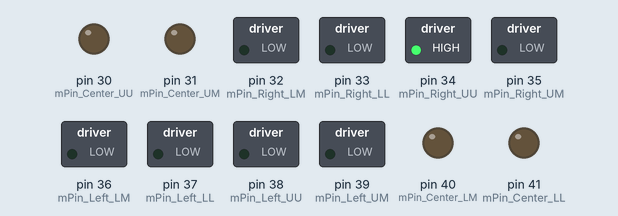
Simulated run of this sketch. Board: Arduino Mega 2560, built with avr-gcc and run on an emulated ATmega2560. On the bench: switched loads named in the sketch (green lamp = pin HIGH), output pins drawn as LEDs (lit = HIGH).

Above: at 0.05 s.
At 1.05 s:
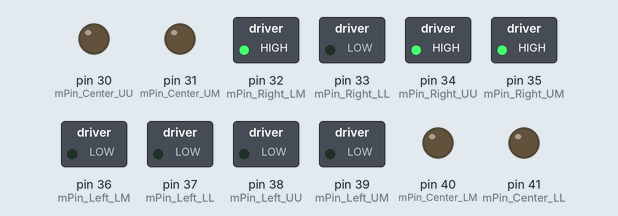
At 2.05 s:
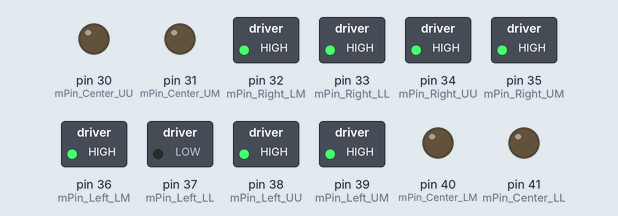
At 4.05 s:
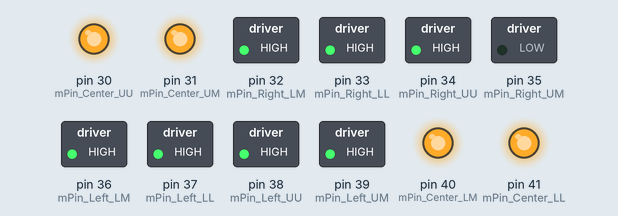
At 6.15 s:
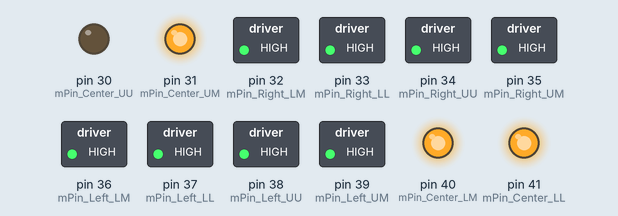
At 8.1 s:
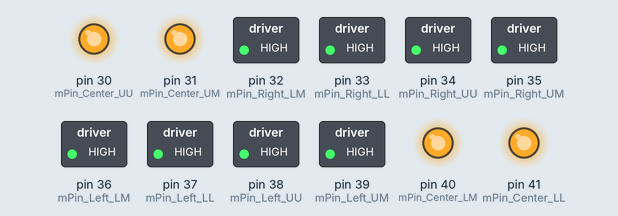
Timing chart, 0 to 8.4 s (numbered marks = the images above):
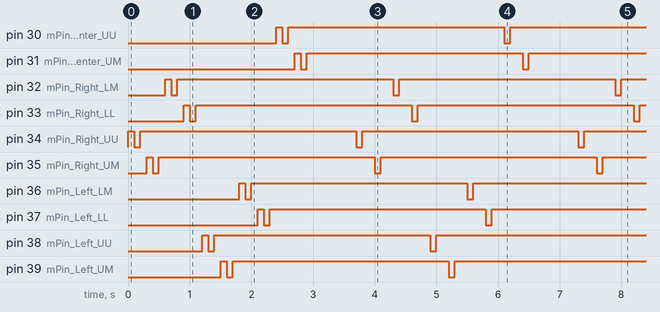

Measured:
- by itself, pin 30 (mPin_Center_UU), pin 31 (mPin_Center_UM), pin 32 (mPin_Right_LM), pin 33 (mPin_Right_LL), pin 34 (mPin_Right_UU), pin 35 (mPin_Right_UM), pin 36 (mPin_Left_LM), pin 37 (mPin_Left_LL), pin 38 (mPin_Left_UU), pin 39 (mPin_Left_UM), pin 40 (mPin_Center_LM), pin 41 (mPin_Center_LL): repeats every 3.6 s: LOW 0.10 s, HIGH 3.5 s

The sketch:

startuptest.ino
```cpp
#include <Adafruit_INA219.h>
#include "Wire.h"


#define address 0x1E //0011110b, I2C 7bit address of HMC5883


//The Arduino Wire library uses the 7-bit version of the address, so the code example uses 0x70 instead of the 8-bit 0xE0
#define SensorAddress byte(0x70)
//The sensors ranging command has a value of 0x51
#define RangeCommand byte(0x51)
//These are the two commands that need to be sent in sequence to change the sensor address
#define ChangeAddressCommand1 byte(0xAA)
#define ChangeAddressCommand2 byte(0xA5)

#if defined(ARDUINO_ARCH_SAMD)
// for Zero, output on USB Serial console, remove line below if using programming port to program the Zero!
   #define Serial SerialUSB
#endif

// two PWM pins
const int pingPinL = 7;
const int pingPinR = 6;

//six Motor Pins
const int mPin_Right_UU = 34;
const int mPin_Right_UM = 35;
const int mPin_Right_LM = 32;
const int mPin_Right_LL = 33;
const int mPin_Center_UU = 30;
const int mPin_Center_UM = 31;
const int mPin_Center_LM = 40;
const int mPin_Center_LL = 41;
const int mPin_Left_UU = 38;
const int mPin_Left_UM = 39;
const int mPin_Left_LM = 36;
const int mPin_Left_LL = 37;

unsigned long prevTime = 0;
unsigned long currTime = 0;

void setup() {
 Serial.begin(115200); //Open serial connection at 9600? baud
 Wire.begin(); //Initiate Wire library for I2C communications with the I2CXL-MaxSonar-EZ

/*  #ifndef ESP8266
    while (!Serial);     // will pause Zero, Leonardo, etc until serial console opens
  #endif
  uint32_t currentFrequency;
    */
  //Serial.println("Hello!");
  pinMode(mPin_Right_UU, OUTPUT);
  pinMode(mPin_Right_UM, OUTPUT);
  pinMode(mPin_Right_LM, OUTPUT);
  pinMode(mPin_Right_LL, OUTPUT);
  pinMode(mPin_Center_UU, OUTPUT);
  pinMode(mPin_Center_UM, OUTPUT);
  pinMode(mPin_Center_LM, OUTPUT);
  pinMode(mPin_Center_LL, OUTPUT);
  pinMode(mPin_Left_UU, OUTPUT);
  pinMode(mPin_Left_UM, OUTPUT);
  pinMode(mPin_Left_LM, OUTPUT);
  pinMode(mPin_Left_LL, OUTPUT);

  //Startup Sequence to test all motors at startup

//    digitalWrite(mPin_Right_UU, HIGH);
//    delay(100);
//    digitalWrite(mPin_Right_UU, LOW);
//    delay(100);
//    digitalWrite(mPin_Right_UU, HIGH);
//    delay(100);
//
//    digitalWrite(mPin_Right_UM, HIGH);
//    delay(100);
//    digitalWrite(mPin_Right_UM, LOW);
//    delay(100);
//    digitalWrite(mPin_Right_UM, HIGH);
//    delay(100);
//
//        digitalWrite(mPin_Right_LM, HIGH);
//    delay(100);
//    digitalWrite(mPin_Right_LM, LOW);
//    delay(100);
//    digitalWrite(mPin_Right_LM, HIGH);
//    delay(100);
//
//        digitalWrite(mPin_Right_LL, HIGH);
//    delay(100);
//    digitalWrite(mPin_Right_LL, LOW);
//    delay(100);
//    digitalWrite(mPin_Right_LL, HIGH);
//    delay(100);
//
//        digitalWrite(mPin_Left_UU, HIGH);
//    delay(100);
//    digitalWrite(mPin_Left_UU, LOW);
//    delay(100);
//    digitalWrite(mPin_Left_UU, HIGH);
//    delay(100);
//
//        digitalWrite(mPin_Left_UM, HIGH);
//    delay(100);
//    digitalWrite(mPin_Left_UM, LOW);
//    delay(100);
//    digitalWrite(mPin_Left_UM, HIGH);
//    delay(100);
//
//        digitalWrite(mPin_Left_LM, HIGH);
//    delay(100);
//    digitalWrite(mPin_Left_LM, LOW);
//    delay(100);
//    digitalWrite(mPin_Left_LM, HIGH);
//    delay(100);
//
//        digitalWrite(mPin_Left_LL, HIGH);
//    delay(100);
//    digitalWrite(mPin_Left_LL, LOW);
//    delay(100);
//    digitalWrite(mPin_Left_LL, HIGH);
//    delay(100);
//
//        digitalWrite(mPin_Center_UU, HIGH);
//    delay(100);
//    digitalWrite(mPin_Center_UU, LOW);
//    delay(100);
//    digitalWrite(mPin_Center_UU, HIGH);
//    delay(100);
//
//        digitalWrite(mPin_Center_UM, HIGH);
//    delay(100);
//    digitalWrite(mPin_Center_UM, LOW);
//    delay(100);
//    digitalWrite(mPin_Center_UM, HIGH);
//    delay(100);
//
//        digitalWrite(mPin_Center_LM, HIGH);
//    delay(100);
//    digitalWrite(mPin_Center_LM, LOW);
//    delay(100);
//    digitalWrite(mPin_Center_LM, HIGH);
//    delay(100);
//
//        digitalWrite(mPin_Center_LL, HIGH);
//    delay(100);
//    digitalWrite(mPin_Center_LL, LOW);
//    delay(100);
//    digitalWrite(mPin_Center_LL, HIGH);
//    delay(100);

}

void loop(){
      digitalWrite(mPin_Right_UU, HIGH);
    delay(100);
    digitalWrite(mPin_Right_UU, LOW);
    delay(100);
    digitalWrite(mPin_Right_UU, HIGH);
    delay(100);

    digitalWrite(mPin_Right_UM, HIGH);
    delay(100);
    digitalWrite(mPin_Right_UM, LOW);
    delay(100);
    digitalWrite(mPin_Right_UM, HIGH);
    delay(100);

        digitalWrite(mPin_Right_LM, HIGH);
    delay(100);
    digitalWrite(mPin_Right_LM, LOW);
    delay(100);
    digitalWrite(mPin_Right_LM, HIGH);
    delay(100);

        digitalWrite(mPin_Right_LL, HIGH);
    delay(100);
    digitalWrite(mPin_Right_LL, LOW);
    delay(100);
    digitalWrite(mPin_Right_LL, HIGH);
    delay(100);

        digitalWrite(mPin_Left_UU, HIGH);
    delay(100);
    digitalWrite(mPin_Left_UU, LOW);
    delay(100);
    digitalWrite(mPin_Left_UU, HIGH);
    delay(100);

        digitalWrite(mPin_Left_UM, HIGH);
    delay(100);
    digitalWrite(mPin_Left_UM, LOW);
    delay(100);
    digitalWrite(mPin_Left_UM, HIGH);
    delay(100);

        digitalWrite(mPin_Left_LM, HIGH);
    delay(100);
    digitalWrite(mPin_Left_LM, LOW);
    delay(100);
    digitalWrite(mPin_Left_LM, HIGH);
    delay(100);

        digitalWrite(mPin_Left_LL, HIGH);
    delay(100);
    digitalWrite(mPin_Left_LL, LOW);
    delay(100);
    digitalWrite(mPin_Left_LL, HIGH);
    delay(100);

        digitalWrite(mPin_Center_UU, HIGH);
    delay(100);
    digitalWrite(mPin_Center_UU, LOW);
    delay(100);
    digitalWrite(mPin_Center_UU, HIGH);
    delay(100);

        digitalWrite(mPin_Center_UM, HIGH);
    delay(100);
    digitalWrite(mPin_Center_UM, LOW);
    delay(100);
    digitalWrite(mPin_Center_UM, HIGH);
    delay(100);

        digitalWrite(mPin_Center_LM, HIGH);
    delay(100);
    digitalWrite(mPin_Center_LM, LOW);
    delay(100);
    digitalWrite(mPin_Center_LM, HIGH);
    delay(100);

        digitalWrite(mPin_Center_LL, HIGH);
    delay(100);
    digitalWrite(mPin_Center_LL, LOW);
    delay(100);
    digitalWrite(mPin_Center_LL, HIGH);
    delay(100);

}


//Commands the sensor to take a range reading
void takeRangeReading(){
 Wire.beginTransmission(SensorAddress); //Start addressing
 Wire.write(RangeCommand); //send range command
 Wire.endTransmission(); //Stop and do something else now
}
//Returns the last range that the sensor determined in its last ranging cycle in centimeters. Returns 0 if there is no communication.
word requestRange(){
 Wire.requestFrom(SensorAddress, byte(2));
 if(Wire.available() >= 2){ //Sensor responded with the two bytes
 byte HighByte = Wire.read(); //Read the high byte back
 byte LowByte = Wire.read(); //Read the low byte back
 word range = word(HighByte, LowByte); //Make a 16-bit word out of the two bytes for the range
 return range;
 }
 else {
 return word(0); //Else nothing was received, return 0
 }
}

void changeAddress(byte oldAddress, byte newAddress, boolean SevenBitHuh){
 Wire.beginTransmission(oldAddress); //Begin addressing
 Wire.write(ChangeAddressCommand1); //Send first change address command
 Wire.write(ChangeAddressCommand2); //Send second change address command
 byte temp;
 if(SevenBitHuh){ temp = newAddress << 1; } //The new address must be written to the sensor
 else { temp = newAddress; } //in the 8bit form, so this handles automatic shifting

 Wire.write(temp); //Send the new address to change to
 Wire.endTransmission();

}

long microsecondsToInches(long microseconds) {
  // According to Parallax's datasheet for the PING))), there are
  // 73.746 microseconds per inch (i.e. sound travels at 1130 feet per
  // second).  This gives the distance travelled by the ping, outbound
  // and return, so we divide by 2 to get the distance of the obstacle.
  // See: http://www.parallax.com/dl/docs/prod/acc/28015-PING-v1.3.pdf
  return microseconds / 74 / 2;
}

long microsecondsToCentimeters(long microseconds) {
  // The speed of sound is 340 m/s or 29 microseconds per centimeter.
  // The ping travels out and back, so to find the distance of the
  // object we take half of the distance travelled.
  return microseconds / 29 / 2;
}

long durationOfPing(int pin){
  long duration;

  // The PING))) is triggered by a HIGH pulse of 2 or more microseconds.
  // Give a short LOW pulse beforehand to ensure a clean HIGH pulse:
  pinMode(pin, OUTPUT);
  digitalWrite(pin, LOW);
  delayMicroseconds(2);
  digitalWrite(pin, HIGH);
  delayMicroseconds(5);
  digitalWrite(pin, LOW);

  // The same pin is used to read the signal from the PING))): a HIGH
  // pulse whose duration is the time (in microseconds) from the sending
  // of the ping to the reception of its echo off of an object.
  pinMode(pin, INPUT);
  duration = pulseIn(pin, HIGH);

  return duration;
}

int findMin(long mid, long left, long right){
  long minVal = mid;
  int side = 2;
  if(left < minVal) minVal = left;
  if(right < minVal) minVal = right;

  if(minVal == mid) side = 0;
  else if(minVal == left) side = -1;
  else if(minVal == right) side = 1;
  else side = 2;

  return side;
}

void turnOn(int side){
  if(side == -1){ //left
      digitalWrite(mPin_Right_UU, HIGH);
      digitalWrite(mPin_Right_UM, HIGH);
      digitalWrite(mPin_Right_LM, HIGH);
      digitalWrite(mPin_Right_LL, HIGH);
      digitalWrite(mPin_Center_UU, HIGH);
      digitalWrite(mPin_Center_UM, HIGH);
      digitalWrite(mPin_Center_LM, HIGH);
      digitalWrite(mPin_Center_LL, HIGH);
      digitalWrite(mPin_Left_UU, LOW);
      digitalWrite(mPin_Left_UM, LOW);
      digitalWrite(mPin_Left_LM, LOW);
      digitalWrite(mPin_Left_LL, LOW);
    }
    else if(side == 0){ //middle
      digitalWrite(mPin_Right_UU, HIGH);
      digitalWrite(mPin_Right_UM, HIGH);
      digitalWrite(mPin_Right_LM, HIGH);
      digitalWrite(mPin_Right_LL, HIGH);
      digitalWrite(mPin_Left_UU, HIGH);
      digitalWrite(mPin_Left_UM, HIGH);
      digitalWrite(mPin_Left_LM, HIGH);
      digitalWrite(mPin_Left_LL, HIGH);
      digitalWrite(mPin_Center_UU, LOW);
      digitalWrite(mPin_Center_UM, LOW);
      digitalWrite(mPin_Center_LM, LOW);
      digitalWrite(mPin_Center_LL, LOW);
    }
    else if(side == 1){ //right
      digitalWrite(mPin_Left_UU, HIGH);
      digitalWrite(mPin_Left_UM, HIGH);
      digitalWrite(mPin_Left_LM, HIGH);
      digitalWrite(mPin_Left_LL, HIGH);
      digitalWrite(mPin_Center_UU, HIGH);
      digitalWrite(mPin_Center_UM, HIGH);
      digitalWrite(mPin_Center_LM, HIGH);
      digitalWrite(mPin_Center_LL, HIGH);
      digitalWrite(mPin_Right_UU, LOW);
      digitalWrite(mPin_Right_UM, LOW);
      digitalWrite(mPin_Right_LM, LOW);
      digitalWrite(mPin_Right_LL, LOW);
    }
    else{
      digitalWrite(mPin_Left_UU, HIGH);
      digitalWrite(mPin_Left_UM, HIGH);
      digitalWrite(mPin_Left_LM, HIGH);
      digitalWrite(mPin_Left_LL, HIGH);
      digitalWrite(mPin_Center_UU, HIGH);
      digitalWrite(mPin_Center_UM, HIGH);
      digitalWrite(mPin_Center_LM, HIGH);
      digitalWrite(mPin_Center_LL, HIGH);
      digitalWrite(mPin_Right_UU, HIGH);
      digitalWrite(mPin_Right_UM, HIGH);
      digitalWrite(mPin_Right_LM, HIGH);
      digitalWrite(mPin_Right_LL, HIGH);
    }
}

void turnOffAll(){
      digitalWrite(mPin_Left_UU, HIGH);
      digitalWrite(mPin_Left_UM, HIGH);
      digitalWrite(mPin_Left_LM, HIGH);
      digitalWrite(mPin_Left_LL, HIGH);
      digitalWrite(mPin_Center_UU, HIGH);
      digitalWrite(mPin_Center_UM, HIGH);
      digitalWrite(mPin_Center_LM, HIGH);
      digitalWrite(mPin_Center_LL, HIGH);
      digitalWrite(mPin_Right_UU, HIGH);
      digitalWrite(mPin_Right_UM, HIGH);
      digitalWrite(mPin_Right_LM, HIGH);
      digitalWrite(mPin_Right_LL, HIGH);
}
```
